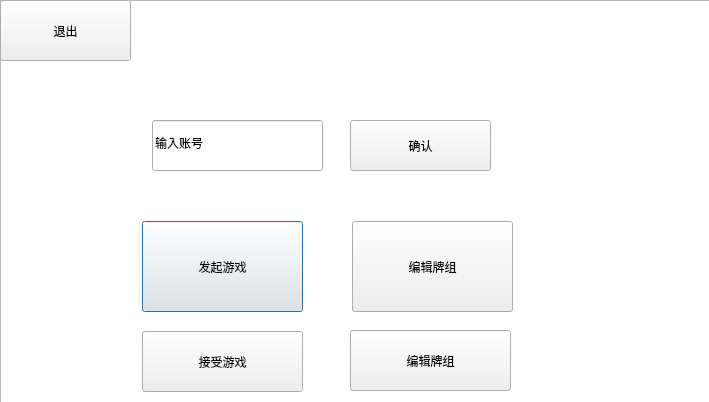
<?xml version="1.0" encoding="UTF-8"?>
<ui version="4.0">
 <class>Dialog</class>
 <widget class="QDialog" name="Dialog">
  <property name="geometry">
   <rect>
    <x>0</x>
    <y>0</y>
    <width>709</width>
    <height>402</height>
   </rect>
  </property>
  <property name="sizeIncrement">
   <size>
    <width>0</width>
    <height>0</height>
   </size>
  </property>
  <property name="windowTitle">
   <string>Dialog</string>
  </property>
  <widget class="QGraphicsView" name="graphicsView">
   <property name="geometry">
    <rect>
     <x>0</x>
     <y>0</y>
     <width>711</width>
     <height>411</height>
    </rect>
   </property>
   <property name="acceptDrops">
    <bool>true</bool>
   </property>
   <property name="verticalScrollBarPolicy">
    <enum>Qt::ScrollBarAlwaysOff</enum>
   </property>
   <property name="horizontalScrollBarPolicy">
    <enum>Qt::ScrollBarAlwaysOff</enum>
   </property>
   <property name="sizeAdjustPolicy">
    <enum>QAbstractScrollArea::AdjustIgnored</enum>
   </property>
  </widget>
  <widget class="QPushButton" name="playGameWith">
   <property name="geometry">
    <rect>
     <x>142</x>
     <y>221</y>
     <width>161</width>
     <height>91</height>
    </rect>
   </property>
   <property name="text">
    <string>发起游戏</string>
   </property>
  </widget>
  <widget class="QPushButton" name="acceptGame">
   <property name="geometry">
    <rect>
     <x>142</x>
     <y>331</y>
     <width>161</width>
     <height>61</height>
    </rect>
   </property>
   <property name="text">
    <string>接受游戏</string>
   </property>
  </widget>
  <widget class="QPushButton" name="EditDeck1">
   <property name="geometry">
    <rect>
     <x>352</x>
     <y>221</y>
     <width>161</width>
     <height>91</height>
    </rect>
   </property>
   <property name="text">
    <string>编辑牌组</string>
   </property>
  </widget>
  <widget class="QPushButton" name="EditDeck2">
   <property name="geometry">
    <rect>
     <x>350</x>
     <y>330</y>
     <width>161</width>
     <height>61</height>
    </rect>
   </property>
   <property name="text">
    <string>编辑牌组</string>
   </property>
  </widget>
  <widget class="QPushButton" name="Exit">
   <property name="geometry">
    <rect>
     <x>0</x>
     <y>0</y>
     <width>131</width>
     <height>61</height>
    </rect>
   </property>
   <property name="text">
    <string>退出</string>
   </property>
  </widget>
  <widget class="QLineEdit" name="inputId">
   <property name="geometry">
    <rect>
     <x>152</x>
     <y>120</y>
     <width>171</width>
     <height>51</height>
    </rect>
   </property>
   <property name="text">
    <string>输入账号</string>
   </property>
  </widget>
  <widget class="QPushButton" name="comfirm">
   <property name="geometry">
    <rect>
     <x>350</x>
     <y>120</y>
     <width>141</width>
     <height>51</height>
    </rect>
   </property>
   <property name="text">
    <string>确认</string>
   </property>
  </widget>
 </widget>
 <layoutdefault spacing="6" margin="11"/>
 <resources/>
 <connections/>
</ui>
